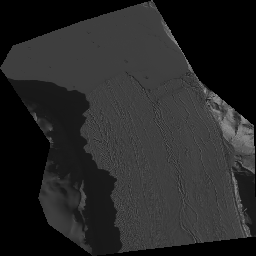
#> input picture preproc_romain/LC08_L1TP_030247_20150420_20170228_01_T1_B5_subset.tif, 256 x 256 px
$ jupyter execute --allow-errors Calfin_JB_Preproc.ipynb   (shell and % lines are left out)   (older library calls are emulated)
#> lines starting #> are read from the running program, lines starting #| are printed output that depends on the picture; after the words box and inside, x2 and y2 are one past the last pixel; in counts of white or black regions, pixels touching at a corner belong together; long printed decimals are rounded
[cell 1]
from osgeo import gdal,ogr,osr
import os
import numpy as np
import matplotlib.pyplot as plt

#Cropping Geotiff to extent and reading with GDAL

filen=['LC08_L1TP_030247_20150420_20170228_01_T1_B5.TIF']
ProjectPath='/mnt/data/millanr1/DATA_SERVER/GREENLAND/DAMAGING/CREVASSES/CALFIN/'
DomainName='ryder'
#Clipping shapefile to domain boundaries{{{
shpDomain=ProjectPath+'/'+DomainName+'_pol.shp' #Polygon shapefile with projection PS EPSG:3413
spacing='15'      #Grid spacing of 15 m
interp='cubic'    #Cubic interpolation when cropping, not really used since spacing is same as input res
gdalwarp='gdalwarp'
subsetsizex='256' #Subset size used as in the CALFIN paper
subsetsizey='256'
for f in filen:
    #WARNING PATH TO GDAL
    os.system(gdalwarp+' -cutline '+shpDomain+' -crop_to_cutline '+f+' -tr '+spacing+' '+spacing+' -r '+interp+' '+ProjectPath+'/'+f.split('.TIF')[0]+'_crop.tif')
    #}}}
    #Rescale to subset size{{{
    os.system(gdalwarp+' -ts '+subsetsizex+' '+subsetsizey+' '+f.split('.TIF')[0]+'_crop.tif '+' '+f.split('.TIF')[0]+'_subset.tif')
    #}}}

#reading tif file{{{
#> (the rest of this cell did not finish here and is left out)

[cell 2]
#Contrast and Brightness processing with OPENCV
import cv2 as cv

image=cv.imread('LC08_L1TP_030247_20150420_20170228_01_T1_B5_subset.tif')#open the image with opencv
#> image is the input picture: shape (256, 256, 3); min 0, max 148, mean 38.7

alpha = 2 # Contrast control (range of 1.0-3.0)
beta = 20 # Brightness control (range of 0-100)
adjusted = cv.convertScaleAbs(image, alpha=alpha, beta=beta)
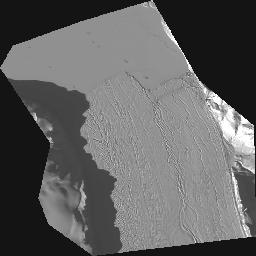
#> adjusted: shape (256, 256, 3); min 20, max 255, mean 97.4
gray_image = cv.cvtColor(adjusted, cv.COLOR_BGR2GRAY) #Convert RGB image to grayscale image

fig, (ax1,ax2,ax3)=plt.subplots(1,3)
ax1.imshow(image,cmap='gray'); ax1.set_title('Raw tif file')
ax2.imshow(adjusted,cmap='gray'); ax2.set_title('After Contrast and Brightness')
ax3.imshow(gray_image,cmap='gray'); ax3.set_title('Grayscale converted image')
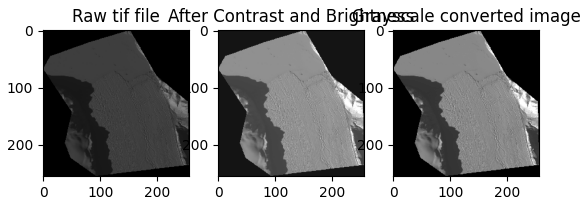
#> figure drawn by matplotlib, 3 panels

[cell 3]
#Basic sobel filtering
from scipy import ndimage
#edges=ndimage.sobel(gray_image) #Sobel using ndimage
edges=cv.Canny(gray_image,20,20) #Sobel from opencv
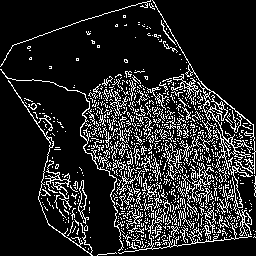
#> edges: shape (256, 256); 14.8% white in thin lines or dots
#La loop suivante tente de faire un petit masque en analyse la densité des contours détecté par le sobel
#C'est un essaie...
mask=np.zeros(edges.shape)

for i in range(0,edges.shape[0]):
    for j in range(0,edges.shape[1]):
        edgeloc=edges[i-2:i+2,j-2:j+2]
        l=len(edgeloc[edgeloc==255])
        if l>4:mask[i-2:i+2,j-2:j+2]=1
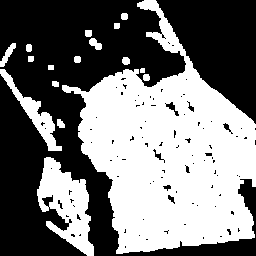
#> mask: shape (256, 256) float64; values 0 (black) and 1 (white), 46.5% white; 17 white regions, largest, box (x1, y1, x2, y2) and area: (62, 0, 256, 254) 25771, (37, 157, 94, 256) 2913, (0, 69, 62, 151) 1069


fig, (ax1,ax2,ax3)=plt.subplots(1,3)
ax1.imshow(gray_image,cmap='gray');ax1.set_title('Gray image from previous processing')
ax2.imshow(edges);ax2.set_title('Sobel filter')
ax3.imshow(mask);ax2.set_title('Mask from sobel')

[cell 4]
#Ci dessous un test pour le pseudo HDR toning, avec un code que j'ai copié sur un forum
#Plus gamma est fort et plus tu augmente la luminosité j'ai l'impression
import numpy as np
import matplotlib.pyplot as plt
#Pseudo HDR toning{{{
basename='LC08_L1TP_030247_20150420_20170228_01_T1'
img_fn=[basename+'_B1_subset.tif',basename+'_B2_subset.tif',basename+'_B3_subset.tif',basename+'_B4_subset.tif',basename+'_B5_subset.tif']
img_fn=[basename+'_B5_subset.tif']
img_list = [cv.imread(fn) for fn in img_fn]
#> img_list = 1 item
exposure_times = np.array([255], dtype=np.float32)
#}}}
#Mergin exposures{{{
merge_debevec = cv.createMergeDebevec()
hdr_debevec = merge_debevec.process(img_list, times=exposure_times.copy())
merge_robertson = cv.createMergeRobertson()
hdr_robertson = merge_robertson.process(img_list, times=exposure_times.copy())
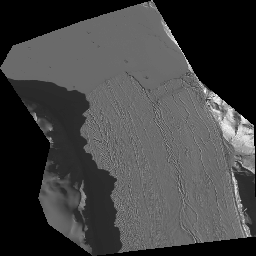
#> hdr_robertson: shape (256, 256, 3) float32; min 0, max 0.00453, mean 0.00119; drawn with min black and max white
#}}}
#Tonemap HDR image{{{
tonemap1 = cv.createTonemap(gamma=2)
res_debevec = tonemap1.process(hdr_debevec.copy())
#> res_debevec: shape (256, 256, 3) float32; 31.98% of the values are NaN or infinite; the others: min 0.378, max 1, mean 0.608
print(res_debevec.shape)
#| (256, 256, 3)
# Exposure fusion using Mertens
merge_mertens = cv.createMergeMertens()
res_mertens = merge_mertens.process(img_list)
#}}}

fig, (ax1,ax2)=plt.subplots(1,2)
#> (the rest of this cell did not finish here and is left out)

[cell 5]
#Le code ci-dessous est une fonction qui est censé faire du shadow highlight enhancement, aussi piqué sur le net
#Shadow highlights enhancement{{{
import numpy as np
import cv2

def correction(
        img,
        shadow_amount_percent, shadow_tone_percent, shadow_radius,
        highlight_amount_percent, highlight_tone_percent, highlight_radius,
        color_percent
):
    """
    Image Shadow / Highlight Correction. The same function as it in Photoshop / GIMP
    :param img: input RGB image numpy array of shape (height, width, 3)
    :param shadow_amount_percent [0.0 ~ 1.0]: Controls (separately for the highlight and shadow values in the image) how much of a correction to make.
    :param shadow_tone_percent [0.0 ~ 1.0]: Controls the range of tones in the shadows or highlights that are modified.
    :param shadow_radius [>0]: Controls the size of the local neighborhood around each pixel
    :param highlight_amount_percent [0.0 ~ 1.0]: Controls (separately for the highlight and shadow values in the image) how much of a correction to make.
    :param highlight_tone_percent [0.0 ~ 1.0]: Controls the range of tones in the shadows or highlights that are modified.
    :param highlight_radius [>0]: Controls the size of the local neighborhood around each pixel
    :param color_percent [-1.0 ~ 1.0]:
    :return:
    """
#> called with shadow_amount_percent = 0.6, shadow_tone_percent = 1, shadow_radius = 20, highlight_amount_percent = 0.6, highlight_tone_percent = 0.6, highlight_radius = 2, color_percent = 1
    shadow_tone = shadow_tone_percent * 255
    highlight_tone = 255 - highlight_tone_percent * 255

    shadow_gain = 1 + shadow_amount_percent * 6
    highlight_gain = 1 + highlight_amount_percent * 6

    # extract RGB channel
    height, width = img.shape[:2]
#> height = 256; width = 256
    img = img.astype(np.float)
    img_R, img_G, img_B = img[..., 2].reshape(-1), img[..., 1].reshape(-1), img[..., 0].reshape(-1)

    # The entire correction process is carried out in YUV space,
    # adjust highlights/shadows in Y space, and adjust colors in UV space
    # convert to Y channel (grey intensity) and UV channel (color)
    img_Y = .3 * img_R + .59 * img_G + .11 * img_B
    img_U = -img_R * .168736 - img_G * .331264 + img_B * .5
    img_V = img_R * .5 - img_G * .418688 - img_B * .081312

    # extract shadow / highlight
    shadow_map = 255 - img_Y * 255 / shadow_tone
    shadow_map[np.where(img_Y >= shadow_tone)] = 0
    highlight_map = 255 - (255 - img_Y) * 255 / (255 - highlight_tone)
    highlight_map[np.where(img_Y <= highlight_tone)] = 0

    # // Gaussian blur on tone map, for smoother transition
    if shadow_amount_percent * shadow_radius > 0:
        # shadow_map = cv2.GaussianBlur(shadow_map.reshape(height, width), ksize=(shadow_radius, shadow_radius), sigmaX=0).reshape(-1)
        shadow_map = cv2.blur(shadow_map.reshape(height, width), ksize=(shadow_radius, shadow_radius)).reshape(-1)

    if highlight_amount_percent * highlight_radius > 0:
        # highlight_map = cv2.GaussianBlur(highlight_map.reshape(height, width), ksize=(highlight_radius, highlight_radius), sigmaX=0).reshape(-1)
        highlight_map = cv2.blur(highlight_map.reshape(height, width), ksize=(highlight_radius, highlight_radius)).reshape(-1)

    # Tone LUT
    t = np.arange(256)
    LUT_shadow = (1 - np.power(1 - t * (1 / 255), shadow_gain)) * 255
    LUT_shadow = np.maximum(0, np.minimum(255, np.int_(LUT_shadow + .5)))
    LUT_highlight = np.power(t * (1 / 255), highlight_gain) * 255
    LUT_highlight = np.maximum(0, np.minimum(255, np.int_(LUT_highlight + .5)))

    # adjust tone
    shadow_map = shadow_map * (1 / 255)
    highlight_map = highlight_map * (1 / 255)

    iH = (1 - shadow_map) * img_Y + shadow_map * LUT_shadow[np.int_(img_Y)]
    iH = (1 - highlight_map) * iH + highlight_map * LUT_highlight[np.int_(iH)]
    img_Y = iH

    # adjust color
    if color_percent != 0:
        # color LUT
        if color_percent > 0:
            LUT = (1 - np.sqrt(np.arange(32768)) * (1 / 128)) * color_percent + 1
        else:
            LUT = np.sqrt(np.arange(32768)) * (1 / 128) * color_percent + 1

        # adjust color saturation adaptively according to highlights/shadows
        color_gain = LUT[np.int_(img_U ** 2 + img_V ** 2 + .5)]
        w = 1 - np.minimum(2 - (shadow_map + highlight_map), 1)
        img_U = w * img_U + (1 - w) * img_U * color_gain
        img_V = w * img_V + (1 - w) * img_V * color_gain

    # re convert to RGB channel
    output_R = np.int_(img_Y + 1.402 * img_V + .5)
    output_G = np.int_(img_Y - .34414 * img_U - .71414 * img_V + .5)
    output_B = np.int_(img_Y + 1.772 * img_U + .5)

    output = np.row_stack([output_B, output_G, output_R]).T.reshape(height, width, 3)
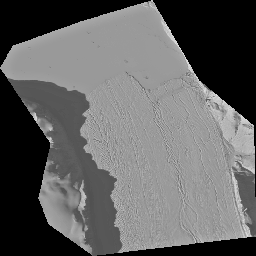
#> output: shape (256, 256, 3) int64; min 0, max 226, mean 97.7
    #output = np.minimum(output, 255).astype(np.uint8)
    output = np.minimum(np.maximum(output,0), 255).astype(np.uint8) #suggested by comment
    return output
#}}}

[cell 6]
#Test de run de la fonction
from skimage.io import imsave, imread
basename='LC08_L1TP_030247_20150420_20170228_01_T1'
img_fn=basename+'_B5_subset.tif'
img_list = cv.imread(img_fn)
"""
Image Shadow / Highlight Correction. The same function as it in Photoshop / GIMP
:param img: input RGB image numpy array of shape (height, width, 3)
:param shadow_amount_percent [0.0 ~ 1.0]: Controls how much of a correction to make.
:param shadow_tone_percent [0.0 ~ 1.0]: Controls the range of tones in the shadows or highlights that are modified.
:param shadow_radius [>0]: Controls the size of the local neighborhood around each pixel
:param highlight_amount_percent [0.0 ~ 1.0]: Controls how much of a correction to make.
:param highlight_tone_percent [0.0 ~ 1.0]: Controls the range of tones in the shadows or highlights that are modified.
:param highlight_radius [>0]: Controls the size of the local neighborhood around each pixel
:param color_percent [-1.0 ~ 1.0]:
:return:
"""

output=correction(img_list,0.6,1,20,0.6,0.6,2,1)
#output=correction(img_list,0.8)
fig, (ax1,ax2) =plt.subplots(1,2)
ax1.imshow(img_list,vmin=0,vmax=150)
ax2.imshow(output,vmin=0,vmax=150)
plt.show()

[cell 7]
#Le code ci-dessous est un exemple pour sauvegarder les images en png et ensuite les stacker dans une couche RGB
#Saving the three images to png
#Le point négatifs est que l'on perd les coordonnées GEO, mais celles ci sont toujours stockées dans le geotiff initial
status=cv2.imwrite('sh_enhance.png',output)#Save the shadow highlight image
status2=cv2.imwrite('hdr_proc.png',res_mertens)#Save the pseudo hdr toning image
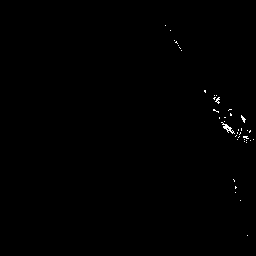
#> saved as hdr_proc.png: shape (256, 256, 3); values 0 (black) and 1 (white), 0.27% white in thin lines or dots, all inside (x1, y1, x2, y2) = (165, 25, 254, 236)
status3=cv2.imwrite('raw_image.png',img_list) #save the raw image
print(status,status2,status3)
#| True True True

#Opening the three images and saving a single rgb
#L'image en sortie est chelou, les valeurs 65535, je ne sais pas trop d'où cela sort
from skimage.io import imsave, imread
import skimage
import numpngw

raw_img=imread('raw_image.png',as_gray=True)
#> raw_img: shape (256, 256) float64; min 0, max 0.58, mean 0.152
hdr_img=imread('hdr_proc.png',as_gray=True)
sh_img=imread('sh_enhance.png',as_gray=True)
#> sh_img: shape (256, 256) float64; min 0, max 0.886, mean 0.383

#Convert greyscale to RGB greyscale
raw_max = raw_img.max()
#> raw_max = 0.58
hdr_max = hdr_img.max()
#> hdr_max = 0.00392
sh_max = sh_img.max()
#> sh_max = 0.886
print(raw_max, hdr_max, sh_max, raw_img.dtype)
#| 0.5804 0.003922 0.8863 float64

if (raw_img.dtype != np.uint16):
    raw_img = np.round(raw_img / raw_max * 65535.).astype(np.uint16) #np.uint16 [0, 65535]
if (hdr_img.dtype != np.uint16):
    hdr_img = np.round(hdr_img / hdr_max * 65535.).astype(np.uint16) #np.uint16 [0, 65535]
if (sh_img.dtype != np.uint16):
    sh_img = np.round(sh_img / sh_max * 65535.).astype(np.uint16) #np.uint16 [0, 65535]
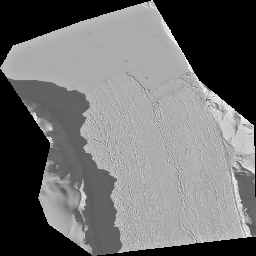
#> sh_img: shape (256, 256) uint16; min 0, max 65535, mean 28339.6; drawn with min black and max white

rgb_img = np.stack((raw_img, hdr_img, sh_img), axis=-1)
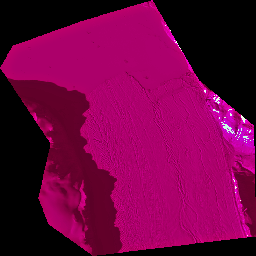
#> rgb_img: shape (256, 256, 3) uint16; mean of channels 0, 1, 2 17156.6, 180, 28339.6; drawn with min black and max white
rgb_img = rgb_img[:,:,::-1]
plt.imshow(rgb_img);plt.show()
#> after `plt.imshow(rgb_img)`:
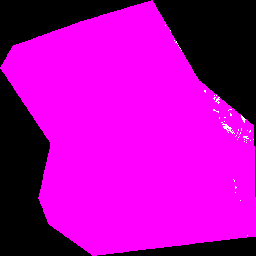
#> shown: shape (256, 256, 3); mean R, G, B 173.5, 0.7, 173.5

save_path = '/mnt/data/millanr1/DATA_SERVER/GREENLAND/DAMAGING/CREVASSES/CALFIN/rgb_image.png'
print('Saving processed raw to:', save_path)
numpngw.write_png(save_path, rgb_img)
#> (this line was passed over: numpngw is not available in this run)

$ run again, with preproc_romain/LC08_L1TP_030247_20150420_20170228_01_T1_B5_crop.tif copied over preproc_romain/LC08_L1TP_030247_20150420_20170228_01_T1_B5_subset.tif
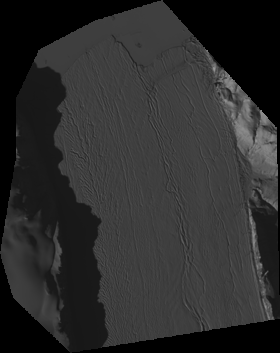
#> input picture preproc_romain/LC08_L1TP_030247_20150420_20170228_01_T1_B5_crop.tif, 280 x 353 px
#> image is the input picture: shape (353, 280, 3); min 0, max 152, mean 44.1
#> edges: shape (353, 280); 19.3% white in thin lines or dots
#> after the loop `for i in range(0,edges.shape[0]):`:
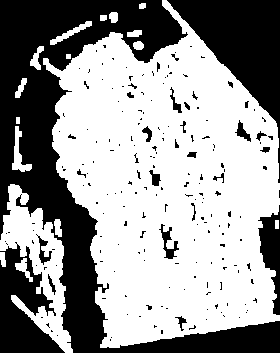
#> mask: shape (353, 280) float64; values 0 (black) and 1 (white), 59.9% white; 200 black regions (173 under 20 px), largest, box (x1, y1, x2, y2) and area: (0, 0, 280, 353) 25025, (167, 0, 280, 183) 7320, (0, 242, 65, 353) 3882
#> img_list = 1 item
#> res_debevec: shape (353, 280, 3) float32; 22.18% of the values are NaN or infinite; the others: min 0.373, max 1, mean 0.597
#| (353, 280, 3)
#| True True True
#> raw_max = 0.596
#> hdr_max = 0.00392
#> sh_max = 0.886
#| 0.5961 0.003922 0.8863 float64
#> `plt.imshow(rgb_img)`:
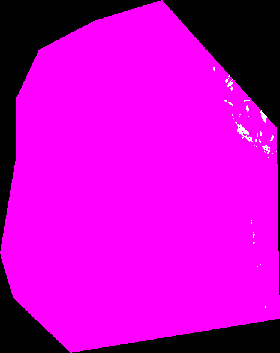
#> shown: shape (353, 280, 3); mean R, G, B 198.4, 0.9, 198.4
